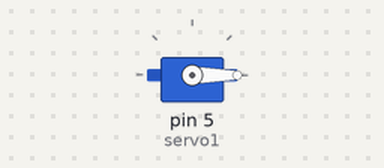
Bench run of a sketch on a simulated Arduino Uno, built with avr-gcc and run on an emulated ATmega328P. Parts: servo.

Above: at 0.05 s.
At 4.0 s:
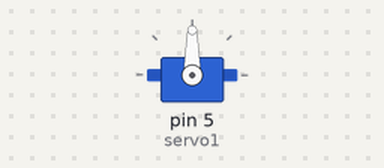
At 8.0 s:
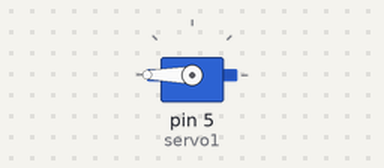
Timing chart, 0 to 10.4 s (numbered marks = the images above):
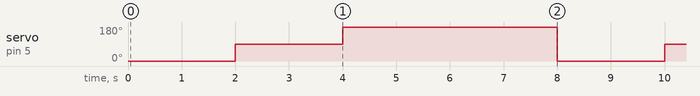

The sketch:

Left_eyebrow.ino
```cpp
#include <Servo.h>
Servo servo1;
int PULSOMAX=2000;
int PULSOMIN=1000;
void setup() {
servo1.attach(5,PULSOMIN,PULSOMAX);
}
void loop() {
servo1.write(0);
delay(2000);
servo1.write(90);
delay(2000);
servo1.write(180);
delay(2000);
servo1.write(180);
delay(2000);
}
```

Measured:
- by itself, servo on pin 5 (servo1): repeats every 8.0 s: 180° 4.0 s, 0° 2.0 s, 90° 2.0 s
